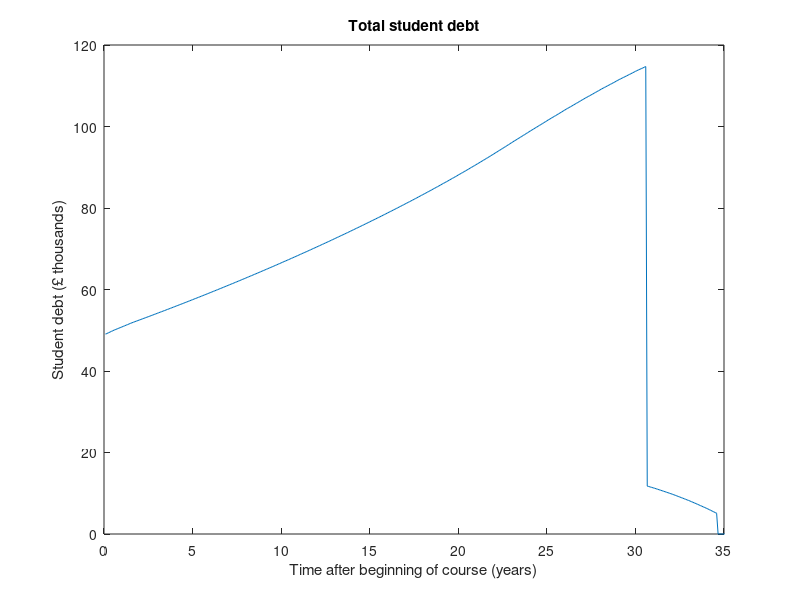
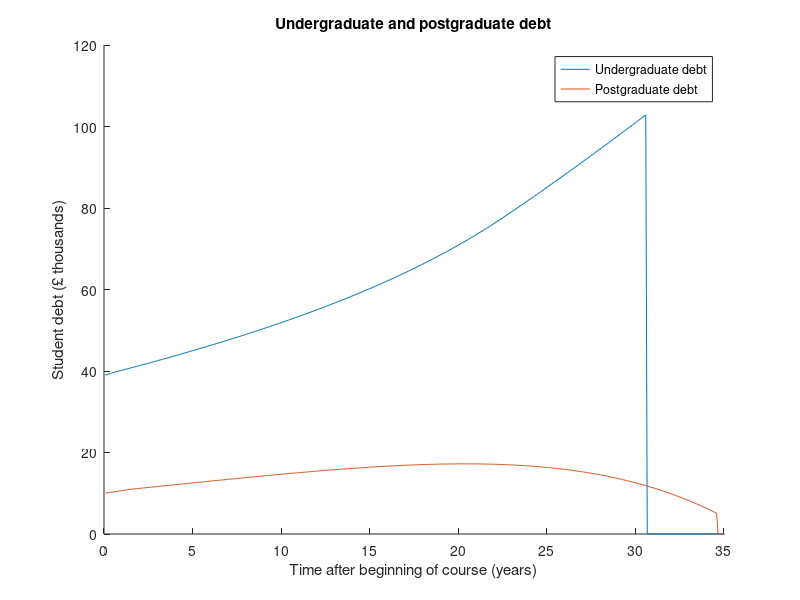
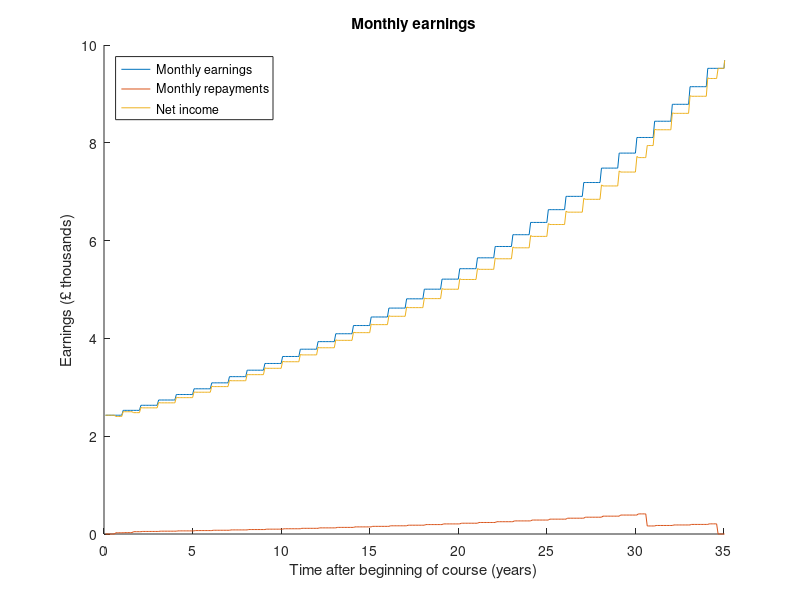
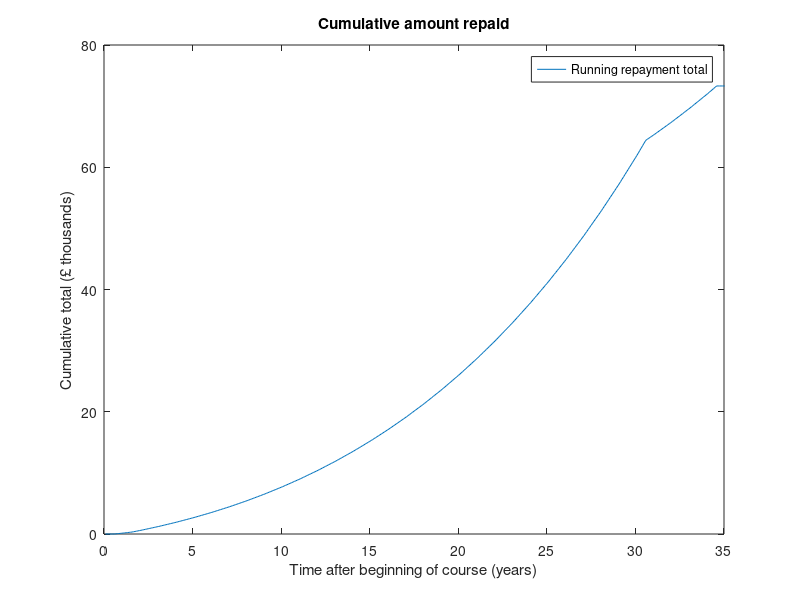

MATLAB code to generate these figures, in order:
% Plan 2 student loan debt prediction tool, applicable for most graduates since 2012
% Written by Tobie Carman www.linkedin.com/in/tobiecarman
% Relatively simplified model, makes the following assumptions:
% > start work in September after graduation (optimistic)
% > constant yearly pay rise (configurable)
% > RPI remains fixed after leaving university (unlikely but impossible to speculate)
% > repayment threshold continues to rise with inflation - set by government - if they are short of cash they may leave it fixed
% > repayment percentage of salary remains constant (likely)
% > debt wiped after 30 years
% Note all money values are relative to year of starting work, i.e. ignoring inflation over the 30 years

%% Adjustable inputs
courseLength=3; % number of years of undergraduate study
tuition=9000; % annual undergraduate tuition fee loan in £
maintenance=[3575;3610;3469]; % each year of maintenance loan in £
startPostBal=10000; % postgraduate loan amount in £ (change to 0 if not taken)
RPI=0.016; % old rate of inflation (rose from 1.6-3.1% in the last year, may rise further) - this script assumes studying whilst RPI was at the lower value - change to 3.1 if began studying after 2017
salary=28000; % starting annual salary in £
threshold=25000; % repayment salary threshold in £, assumed to rise with inflation (optimistic)
payRise=0.01; % annual pay rise above inflation, assumed fixed for simplicity (can be negative)

%% Account for interest accrued during study
studied=1;
undBal=0;
while studied<=courseLength
    undBal=(undBal+tuition+maintenance(studied))*(1+RPI); % total undergraduate loan borrowed in £, has been accumulating interest during study
    studied=studied+1;
end
RPI=0.031; % new RPI

%% Initialise variables
postBal=startPostBal;
startTotBal=undBal+postBal;
TotBal=startTotBal;
month=0;
never=0;
already=0;
duration=35*12; % attempt to model over 35 year period after graduation, starting in September of first year in work

%% Pre-allocate arrays for speed
MONTHS=zeros(1,duration);
UNDERGRADUATEBALANCE=zeros(1,duration);
POSTGRADUATEBALANCE=zeros(1,duration);
BALANCE=zeros(1,duration);
MONTHLYEARNINGS=zeros(1,duration);
MONTHLYREPAYMENTS=zeros(1,duration);
SALARY=zeros(1,duration);
TOTALREPAID=zeros(1,duration);
NETREPAYMENTS=zeros(1,duration);

%% Main loop
while month<=duration
    if month==30*12+7 && undBal~=0 % loan gets wiped 30 years after April following graduation
        undBal=0;
        fprintf('You will never repay your entire student loan. Your starting balance is £%.2f, your remaining balance will be £%.2f, total amount repaid will be £%.2f.\n',startTotBal,TotBal,sum(MONTHLYREPAYMENTS))
        never=1;
    elseif month==34*12+7
        postBal=0;
    end
    if salary-threshold>0
        extra=(salary-threshold)*0.0000015; % extra interest paid due to salary
        if extra>0.03 % extra interest capped at 3%
            extra=0.03;
        end
        undRepay=(salary-threshold)*0.09; % amount paid back per year towards undergraduate debt
        postRepay=(salary-threshold)*0.06; % amount paid back per year towards postgraduate debt
    else
        extra=0;
        undRepay=0;
        postRepay=0;
    end
    if month<7
        undRepay=0; % won't start paying back until April after graduation
    end
    if month<19
        postRepay=0; % won't start paying back until April after graduation
    end
    if undBal>0
        undBal=undBal-undRepay/12; % monthly repayments
        if undBal<0
            undBal=0; % balance can't be negative, to account for slight overpayment on last instalment
        end
    else
        undRepay=0;
    end
    if postBal>0
        postBal=postBal-postRepay/12;
    elseif postBal<0
        postBal=0;
        fprintf('You will repay your postgraduate loan after %d years and %d months.\n',fix(month/12)-4,rem(month,12))
    else
        postRepay=0;
    end
    undIntPc=RPI+extra; % interest percentage
    postIntPc=RPI+0.03; % extra interest flat 3% for postgraduate loan
    if mod(month,12)==0
        salary=salary*(1+RPI+payRise); % assuming salary rises every year by inflation + x%
        threshold=threshold*(1+RPI);
    end
    undIntPnd=undIntPc*undBal; % how much undergraduate balance will rise by due to interest in £
    postIntPnd=postIntPc*postBal; % how much postgraduate balance will rise by due to interest in £
    undBal=undBal+undIntPnd/12; % accounting for interest after repayments i.e. best case scenario
    postBal=postBal+postIntPnd/12;
    TotBal=undBal+postBal;
    month=month+1;
    MONTHS(month)=month;
    UNDERGRADUATEBALANCE(month)=undBal;
    POSTGRADUATEBALANCE(month)=postBal;
    BALANCE(month)=TotBal;
    MONTHLYEARNINGS(month)=salary/12;
    MONTHLYREPAYMENTS(month)=(undRepay+postRepay)/12;
    NETREPAYMENTS(month)=(undRepay+postRepay-undIntPnd-postIntPnd)/12;
    if already==0 && NETREPAYMENTS(month)>0 && month>1
        fprintf('You will be repaying less than the interest your loan is accumulating for the first %d years and %d months.\n',fix(month/12),rem(month,12))
        already=1;
    end
    SALARY(month)=salary;
    if month~=1
        TOTALREPAID(month)=TOTALREPAID(month-1)+MONTHLYREPAYMENTS(month);
    else
        TOTALREPAID(month)=MONTHLYREPAYMENTS(month);
    end
end

%% Output results
figure(1)
plot(MONTHS/12,BALANCE/1000)
xlabel('Time after beginning of course (years)')
ylabel('Student debt (£ thousands)')
title('Total student debt')
xlim([0,35])
figure(2)
hold on
under=plot(MONTHS/12,UNDERGRADUATEBALANCE/1000);
post=plot(MONTHS/12,POSTGRADUATEBALANCE/1000);
xlabel('Time after beginning of course (years)')
ylabel('Student debt (£ thousands)')
title('Undergraduate and postgraduate debt')
legend('Undergraduate debt','Postgraduate debt')
hold off
xlim([0,35])
figure(3)
hold on
earnings=plot(MONTHS/12,MONTHLYEARNINGS/1000);
xlabel('Time after beginning of course (years)')
ylabel('Earnings (£ thousands)')
repayments=plot(MONTHS/12,MONTHLYREPAYMENTS/1000);
net=plot(MONTHS/12,(MONTHLYEARNINGS-MONTHLYREPAYMENTS)/1000);
legend('Monthly earnings','Monthly repayments','Net income','location','northwest')
title('Monthly earnings')
hold off
xlim([0,35])
figure(4)
plot(MONTHS/12,TOTALREPAID/1000)
xlabel('Time after beginning of course (years)')
ylabel('Cumulative total (£ thousands)')
title('Cumulative amount repaid')
legend('Running repayment total','Amount originally borrowed')
xlim([0,35])
figure(5)
plot(MONTHS/12,NETREPAYMENTS)
xlabel('Time after beginning of course (years)')
ylabel('Net repayments (£)')
title('Net monthly repayments')
xlim([0,35])
[val,ind]=min(BALANCE);
yearsTaken=fix(MONTHS(ind)/12);
monthsExtra=rem(MONTHS(ind),12);
if startPostBal==0
    yearsTaken=yearsTaken-3; % so that time in education does not count towards time spent paying off loan
else
    yearsTaken=yearsTaken-4;
end
if val<=0 && never==0
    fprintf('It will take %d years and %d months to pay off your entire student loan. Your starting balance is £%.2f and total amount repaid will be £%.2f.\n',yearsTaken,monthsExtra,startTotBal,sum(MONTHLYREPAYMENTS))
end
